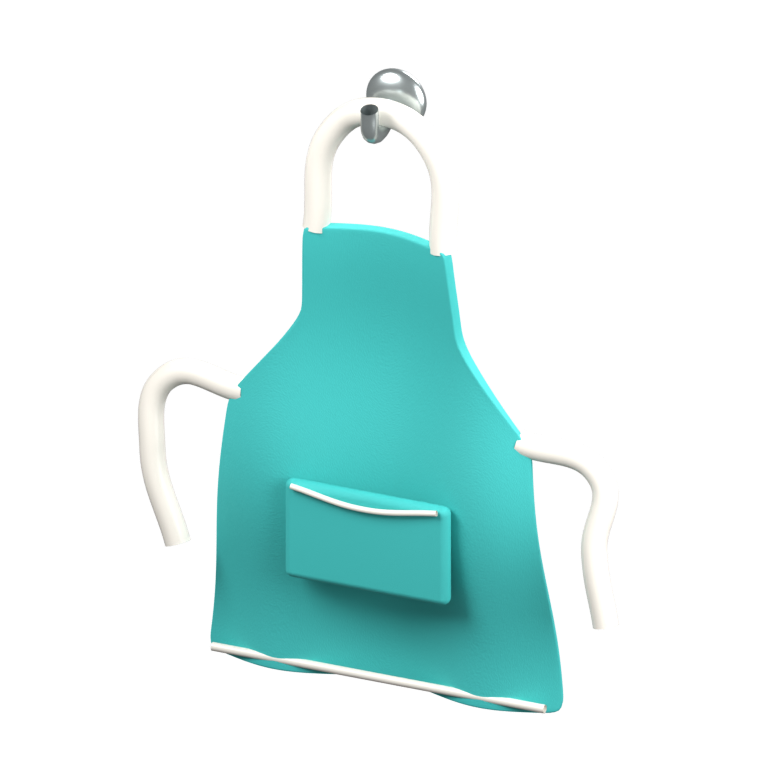
#> input picture apps/mobile/design/assets-src/illustrations/apron-hook.png, 768 x 768 px; its folder holds only this picture in this run
$ python export_family.py
#> lines starting #> are read from the running program, lines starting #| are printed output that depends on the picture
from pathlib import Path
from PIL import Image, ImageDraw, ImageFont

root=Path(__file__).resolve().parents[5]
src=Path(__file__).resolve().parent
dest=root/'apps/mobile/assets/images'
refs=root/'apps/web/public/images'
names=['apron-hook','blank-sign','helper-ladle','notes-clip','kitchen-timer','unplugged-kettle']
for name in names:
    im=Image.open(src/f'{name}.png').convert('RGBA')
#> im is the input picture: PIL image 768x768 RGBA; mean R, G, B, A 25.3, 48.4, 47.5, 63.4
    assert im.size==(768,768)
    im.save(dest/f'{name}.webp','WEBP',quality=85,method=6)
    exported=Image.open(dest/f'{name}.webp').convert('RGBA')
    alpha=exported.getchannel('A')
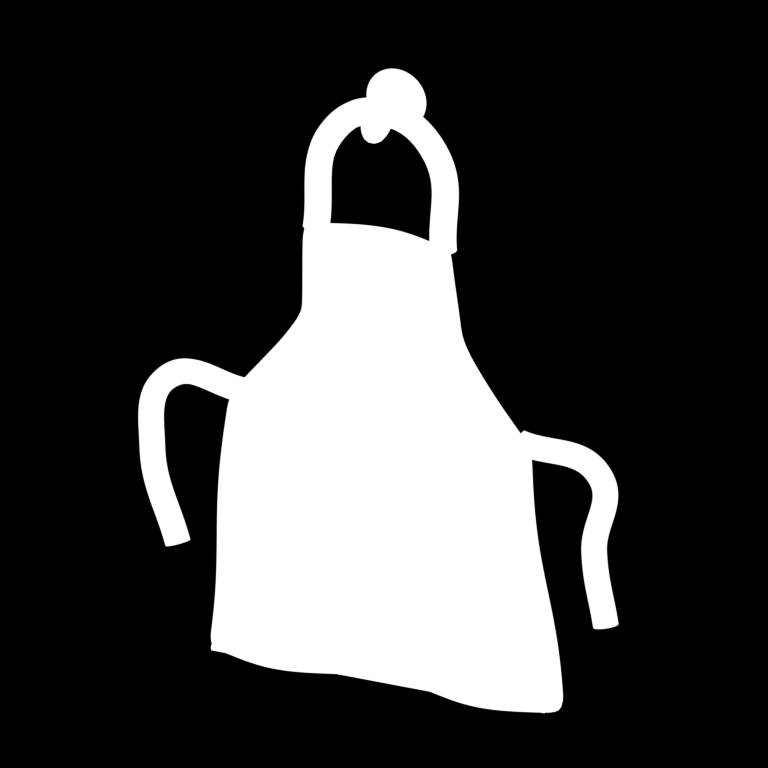
#> alpha: PIL image 768x768 L; min 0, max 255, mean 63.4
    assert alpha.getextrema()==(0,255)
    assert all(alpha.getpixel(p)==0 for p in [(0,0),(767,0),(0,767),(767,767)])
#> (the run stopped early here; a loop or call above may not have finished)
